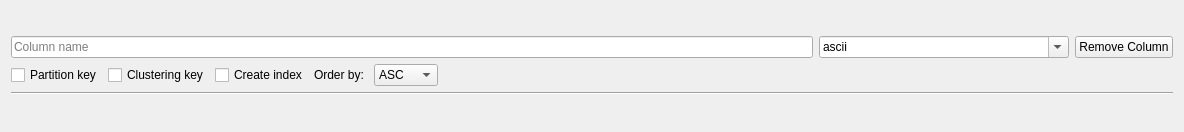
<?xml version="1.0" encoding="UTF-8"?>
<ui version="4.0">
 <class>Frame</class>
 <widget class="QFrame" name="Frame">
  <property name="geometry">
   <rect>
    <x>0</x>
    <y>0</y>
    <width>1184</width>
    <height>132</height>
   </rect>
  </property>
  <property name="windowTitle">
   <string>Frame</string>
  </property>
  <layout class="QGridLayout" name="gridLayout">
   <item row="0" column="0">
    <layout class="QVBoxLayout" name="verticalLayout">
     <item>
      <layout class="QHBoxLayout" name="horizontalLayout">
       <item>
        <widget class="QLineEdit" name="column_name_line_edit">
         <property name="placeholderText">
          <string>Column name</string>
         </property>
        </widget>
       </item>
       <item>
        <widget class="QComboBox" name="column_type_combobox">
         <property name="minimumSize">
          <size>
           <width>250</width>
           <height>0</height>
          </size>
         </property>
         <property name="editable">
          <bool>true</bool>
         </property>
         <item>
          <property name="text">
           <string>ascii</string>
          </property>
         </item>
         <item>
          <property name="text">
           <string>bigint</string>
          </property>
         </item>
         <item>
          <property name="text">
           <string>blob</string>
          </property>
         </item>
         <item>
          <property name="text">
           <string>boolean</string>
          </property>
         </item>
         <item>
          <property name="text">
           <string>counter</string>
          </property>
         </item>
         <item>
          <property name="text">
           <string>date</string>
          </property>
         </item>
         <item>
          <property name="text">
           <string>decimal</string>
          </property>
         </item>
         <item>
          <property name="text">
           <string>double</string>
          </property>
         </item>
         <item>
          <property name="text">
           <string>duration</string>
          </property>
         </item>
         <item>
          <property name="text">
           <string>float</string>
          </property>
         </item>
         <item>
          <property name="text">
           <string>inet</string>
          </property>
         </item>
         <item>
          <property name="text">
           <string>int</string>
          </property>
         </item>
         <item>
          <property name="text">
           <string>smallint</string>
          </property>
         </item>
         <item>
          <property name="text">
           <string>text</string>
          </property>
         </item>
         <item>
          <property name="text">
           <string>time</string>
          </property>
         </item>
         <item>
          <property name="text">
           <string>timestamp</string>
          </property>
         </item>
         <item>
          <property name="text">
           <string>timeuuid</string>
          </property>
         </item>
         <item>
          <property name="text">
           <string>tinyint</string>
          </property>
         </item>
         <item>
          <property name="text">
           <string>uuid</string>
          </property>
         </item>
         <item>
          <property name="text">
           <string>varchar</string>
          </property>
         </item>
         <item>
          <property name="text">
           <string>varint</string>
          </property>
         </item>
         <item>
          <property name="text">
           <string>vector</string>
          </property>
         </item>
        </widget>
       </item>
       <item>
        <layout class="QVBoxLayout" name="verticalLayout_2">
         <item>
          <widget class="QPushButton" name="remove_button">
           <property name="text">
            <string>Remove Column</string>
           </property>
          </widget>
         </item>
        </layout>
       </item>
      </layout>
     </item>
     <item>
      <layout class="QHBoxLayout" name="horizontalLayout_2">
       <item>
        <widget class="QCheckBox" name="partition_key_check_box">
         <property name="text">
          <string>Partition key</string>
         </property>
        </widget>
       </item>
       <item>
        <widget class="QCheckBox" name="clustering_key_check_box">
         <property name="text">
          <string>Clustering key</string>
         </property>
        </widget>
       </item>
       <item>
        <widget class="QCheckBox" name="create_index_check_box">
         <property name="text">
          <string>Create index</string>
         </property>
        </widget>
       </item>
       <item>
        <widget class="QLabel" name="label">
         <property name="text">
          <string>Order by: </string>
         </property>
        </widget>
       </item>
       <item>
        <widget class="QComboBox" name="order_by_combo_box">
         <item>
          <property name="text">
           <string>ASC</string>
          </property>
         </item>
         <item>
          <property name="text">
           <string>DESC</string>
          </property>
         </item>
        </widget>
       </item>
       <item>
        <spacer name="horizontalSpacer">
         <property name="orientation">
          <enum>Qt::Horizontal</enum>
         </property>
         <property name="sizeHint" stdset="0">
          <size>
           <width>40</width>
           <height>20</height>
          </size>
         </property>
        </spacer>
       </item>
      </layout>
     </item>
     <item>
      <widget class="Line" name="line">
       <property name="orientation">
        <enum>Qt::Horizontal</enum>
       </property>
      </widget>
     </item>
    </layout>
   </item>
  </layout>
 </widget>
 <resources/>
 <connections/>
</ui>
